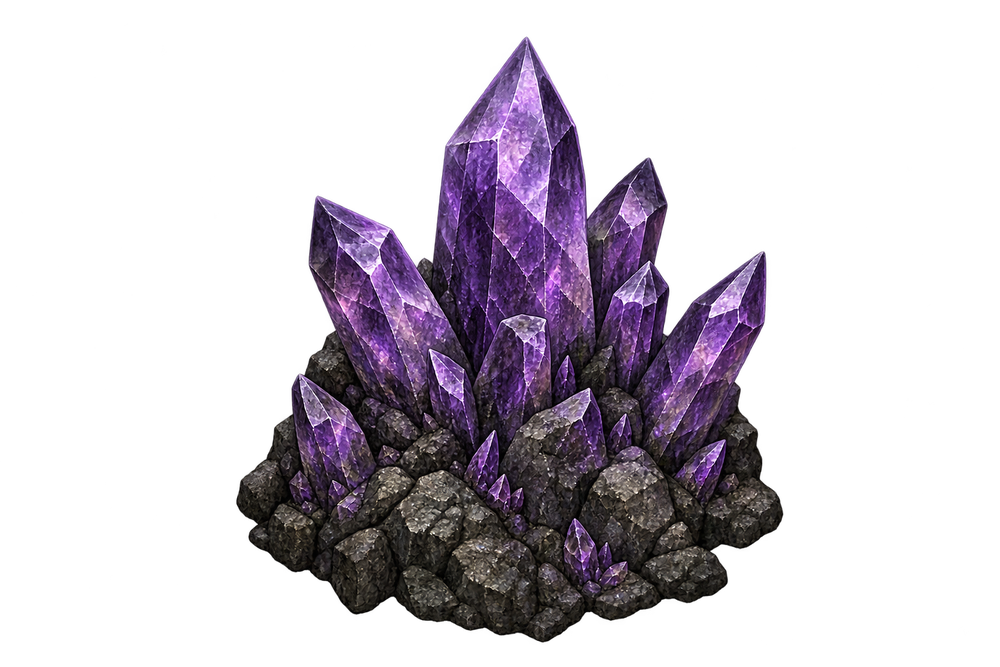
#> input picture content/assets/game/decorations/cave-basalt-004-original-crystals.png, 1000 x 667 px, shrunk from 1536 x 1024 before the run; its folder holds 4 pictures in this run
$ python card_sight.py ../../../content/assets/game/decorations/cave-basalt-004-original-crystals.png ../../../content/assets/game/decorations/fallen-log.png
#> lines starting #> are read from the running program, lines starting #| are printed output that depends on the picture
"""How wide each decoration card's art really is, for the fog of war's line of sight (MapStage::addOccluders).

A card's `w` is its whole image box; a tree's trunk fills a third of it. For every PNG in Ember's
public/game/decorations this writes the median share of the image's width that is opaque (alpha > 128), over the
rows between 20% and 80% of the art's own height, to content/data/card-sight.json:
  {"/game/decorations/<name>.png": share, ...}
A card blocks sight only where its drawn width (w x share) reaches.

  python -I tools/scripts/data/card_sight.py content/assets content/data/card-sight.json
"""
import json
import sys
from pathlib import Path

from PIL import Image


def opaque_share(path):
    alpha = Image.open(path).convert("RGBA").getchannel("A")
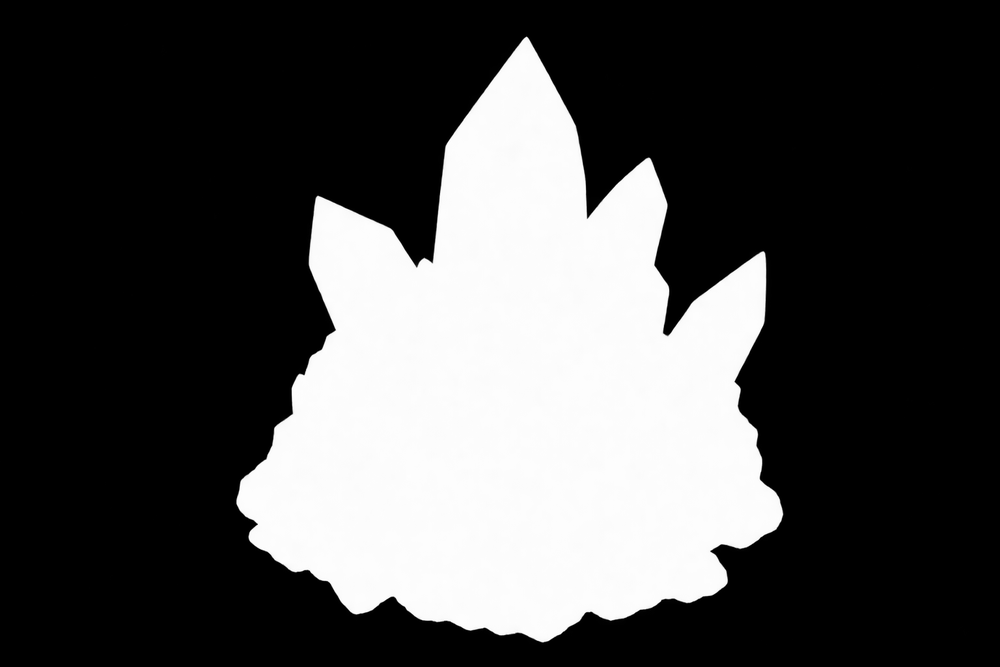
#> alpha: PIL image 1000x667 L; min 0, max 255, mean 74.1
    width, _ = alpha.size
#> width = 1000
    box = alpha.point(lambda v: 255 if v > 128 else 0).getbbox()
#> box = (236, 37, 783, 642)
    if not box:
        return 0.0
    x0, y0, x1, y1 = box
#> x0 = 236; y0 = 37; x1 = 783; y1 = 642
    px = alpha.load()
    rows = range(y0 + (y1 - y0) // 5, max(y0 + (y1 - y0) // 5 + 1, y0 + 4 * (y1 - y0) // 5), 2)
    fills = sorted(sum(1 for x in range(x0, x1) if px[x, y] > 128) for y in rows)
#> fills = 182 values from 142 to 544
    return fills[len(fills) // 2] / width


def main():
    public, out = Path(sys.argv[1]), Path(sys.argv[2])
    table = {}
    for png in sorted((public / "game" / "decorations").glob("*.png")):
        table["/game/decorations/" + png.name] = round(opaque_share(png), 4)
#> pass 2 of the loop in main, `for png in sorted((public / "game" / "decorations").glob("*.png")):`:
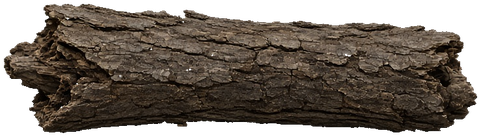
#> input picture content/assets/game/decorations/fallen-log.png, 481 x 137 px, shrunk from 739 x 210 before the run
#> in opaque_share (call 2), `alpha = Image.open(path).convert("RGBA").getchannel("A")`:
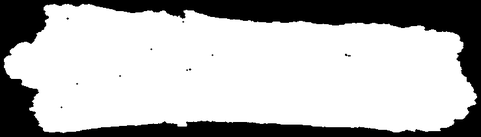
#> alpha: PIL image 481x137 L; min 0, max 255, mean 183
#> box = (4, 4, 477, 133)
#> x0 = 4; x1 = 477; y1 = 133
#> fills = 39 values from 383 to 457
#> pass 3 of the loop in main, `for png in sorted((public / "game" / "decorations").glob("*.png")):`:
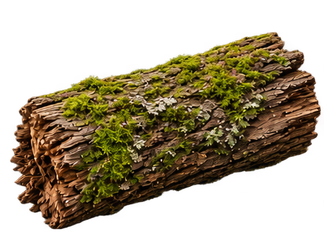
#> input picture content/assets/game/decorations/forest-mossy-trunk.png, 324 x 233 px, shrunk from 497 x 358 before the run
#> in opaque_share (call 3), `alpha = Image.open(path).convert("RGBA").getchannel("A")`:
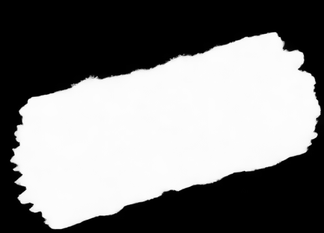
#> alpha: PIL image 324x233 L; min 0, max 255, mean 126.3
#> box = (10, 32, 321, 229)
#> x0 = 10; y0 = 32; x1 = 321; y1 = 229
#> fills = 59 values from 161 to 303
#> the loop made 4 passes; the first 3 are shown
    out.write_text(json.dumps(table, indent=0, sort_keys=True) + "\n", encoding="utf-8")
    print(f"{len(table)} decoration images -> {out}")
#| 4 decoration images -> ../../../content/assets/game/decorations/fallen-log.png


if __name__ == "__main__":
    main()
